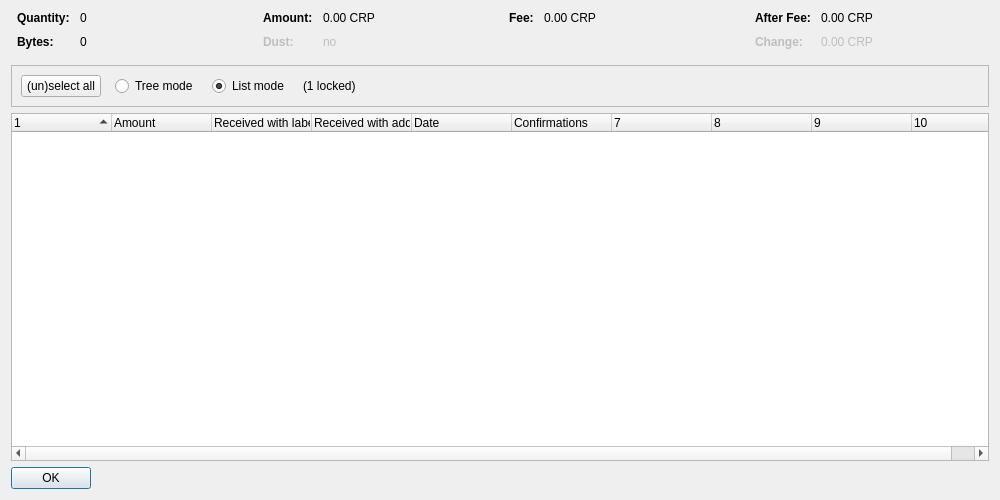
<?xml version="1.0" encoding="UTF-8"?>
<ui version="4.0">
 <class>CoinControlDialog</class>
 <widget class="QDialog" name="CoinControlDialog">
  <property name="geometry">
   <rect>
    <x>0</x>
    <y>0</y>
    <width>1000</width>
    <height>500</height>
   </rect>
  </property>
  <property name="windowTitle">
   <string>Coin Selection</string>
  </property>
  <layout class="QVBoxLayout" name="verticalLayout">
   <item>
    <layout class="QHBoxLayout" name="horizontalLayoutTop" stretch="0,0,0,0">
     <property name="topMargin">
      <number>0</number>
     </property>
     <property name="bottomMargin">
      <number>10</number>
     </property>
     <item>
      <layout class="QFormLayout" name="formLayoutCoinControl1">
       <property name="horizontalSpacing">
        <number>10</number>
       </property>
       <property name="verticalSpacing">
        <number>10</number>
       </property>
       <property name="leftMargin">
        <number>6</number>
       </property>
       <property name="rightMargin">
        <number>6</number>
       </property>
       <item row="0" column="0">
        <widget class="QLabel" name="labelCoinControlQuantityText">
         <property name="font">
          <font>
           <weight>75</weight>
           <bold>true</bold>
          </font>
         </property>
         <property name="text">
          <string>Quantity:</string>
         </property>
        </widget>
       </item>
       <item row="0" column="1">
        <widget class="QLabel" name="labelCoinControlQuantity">
         <property name="cursor">
          <cursorShape>IBeamCursor</cursorShape>
         </property>
         <property name="contextMenuPolicy">
          <enum>Qt::ActionsContextMenu</enum>
         </property>
         <property name="text">
          <string notr="true">0</string>
         </property>
         <property name="textInteractionFlags">
          <set>Qt::LinksAccessibleByMouse|Qt::TextSelectableByKeyboard|Qt::TextSelectableByMouse</set>
         </property>
        </widget>
       </item>
       <item row="1" column="0">
        <widget class="QLabel" name="labelCoinControlBytesText">
         <property name="font">
          <font>
           <weight>75</weight>
           <bold>true</bold>
          </font>
         </property>
         <property name="text">
          <string>Bytes:</string>
         </property>
        </widget>
       </item>
       <item row="1" column="1">
        <widget class="QLabel" name="labelCoinControlBytes">
         <property name="cursor">
          <cursorShape>IBeamCursor</cursorShape>
         </property>
         <property name="contextMenuPolicy">
          <enum>Qt::ActionsContextMenu</enum>
         </property>
         <property name="text">
          <string notr="true">0</string>
         </property>
         <property name="textInteractionFlags">
          <set>Qt::LinksAccessibleByMouse|Qt::TextSelectableByKeyboard|Qt::TextSelectableByMouse</set>
         </property>
        </widget>
       </item>
      </layout>
     </item>
     <item>
      <layout class="QFormLayout" name="formLayoutCoinControl2">
       <property name="horizontalSpacing">
        <number>10</number>
       </property>
       <property name="verticalSpacing">
        <number>10</number>
       </property>
       <property name="leftMargin">
        <number>6</number>
       </property>
       <property name="rightMargin">
        <number>6</number>
       </property>
       <item row="0" column="0">
        <widget class="QLabel" name="labelCoinControlAmountText">
         <property name="font">
          <font>
           <weight>75</weight>
           <bold>true</bold>
          </font>
         </property>
         <property name="text">
          <string>Amount:</string>
         </property>
        </widget>
       </item>
       <item row="0" column="1">
        <widget class="QLabel" name="labelCoinControlAmount">
         <property name="cursor">
          <cursorShape>IBeamCursor</cursorShape>
         </property>
         <property name="contextMenuPolicy">
          <enum>Qt::ActionsContextMenu</enum>
         </property>
         <property name="text">
          <string notr="true">0.00 CRP</string>
         </property>
         <property name="textInteractionFlags">
          <set>Qt::LinksAccessibleByMouse|Qt::TextSelectableByKeyboard|Qt::TextSelectableByMouse</set>
         </property>
        </widget>
       </item>
       <item row="1" column="0">
        <widget class="QLabel" name="labelCoinControlLowOutputText">
         <property name="enabled">
          <bool>false</bool>
         </property>
         <property name="font">
          <font>
           <weight>75</weight>
           <bold>true</bold>
          </font>
         </property>
         <property name="text">
          <string>Dust:</string>
         </property>
        </widget>
       </item>
       <item row="1" column="1">
        <widget class="QLabel" name="labelCoinControlLowOutput">
         <property name="enabled">
          <bool>false</bool>
         </property>
         <property name="cursor">
          <cursorShape>IBeamCursor</cursorShape>
         </property>
         <property name="contextMenuPolicy">
          <enum>Qt::ActionsContextMenu</enum>
         </property>
         <property name="text">
          <string notr="true">no</string>
         </property>
         <property name="textInteractionFlags">
          <set>Qt::LinksAccessibleByMouse|Qt::TextSelectableByKeyboard|Qt::TextSelectableByMouse</set>
         </property>
        </widget>
       </item>
      </layout>
     </item>
     <item>
      <layout class="QFormLayout" name="formLayoutCoinControl3">
       <property name="horizontalSpacing">
        <number>10</number>
       </property>
       <property name="verticalSpacing">
        <number>10</number>
       </property>
       <property name="leftMargin">
        <number>6</number>
       </property>
       <property name="rightMargin">
        <number>6</number>
       </property>
       <item row="0" column="0">
        <widget class="QLabel" name="labelCoinControlFeeText">
         <property name="font">
          <font>
           <weight>75</weight>
           <bold>true</bold>
          </font>
         </property>
         <property name="text">
          <string>Fee:</string>
         </property>
        </widget>
       </item>
       <item row="0" column="1">
        <widget class="QLabel" name="labelCoinControlFee">
         <property name="cursor">
          <cursorShape>IBeamCursor</cursorShape>
         </property>
         <property name="contextMenuPolicy">
          <enum>Qt::ActionsContextMenu</enum>
         </property>
         <property name="text">
          <string notr="true">0.00 CRP</string>
         </property>
         <property name="textInteractionFlags">
          <set>Qt::LinksAccessibleByMouse|Qt::TextSelectableByKeyboard|Qt::TextSelectableByMouse</set>
         </property>
        </widget>
       </item>
      </layout>
     </item>
     <item>
      <layout class="QFormLayout" name="formLayoutCoinControl4">
       <property name="horizontalSpacing">
        <number>10</number>
       </property>
       <property name="verticalSpacing">
        <number>10</number>
       </property>
       <property name="leftMargin">
        <number>6</number>
       </property>
       <property name="rightMargin">
        <number>6</number>
       </property>
       <item row="0" column="0">
        <widget class="QLabel" name="labelCoinControlAfterFeeText">
         <property name="font">
          <font>
           <weight>75</weight>
           <bold>true</bold>
          </font>
         </property>
         <property name="text">
          <string>After Fee:</string>
         </property>
        </widget>
       </item>
       <item row="0" column="1">
        <widget class="QLabel" name="labelCoinControlAfterFee">
         <property name="cursor">
          <cursorShape>IBeamCursor</cursorShape>
         </property>
         <property name="contextMenuPolicy">
          <enum>Qt::ActionsContextMenu</enum>
         </property>
         <property name="text">
          <string notr="true">0.00 CRP</string>
         </property>
         <property name="textInteractionFlags">
          <set>Qt::LinksAccessibleByMouse|Qt::TextSelectableByKeyboard|Qt::TextSelectableByMouse</set>
         </property>
        </widget>
       </item>
       <item row="1" column="0">
        <widget class="QLabel" name="labelCoinControlChangeText">
         <property name="enabled">
          <bool>false</bool>
         </property>
         <property name="font">
          <font>
           <weight>75</weight>
           <bold>true</bold>
          </font>
         </property>
         <property name="text">
          <string>Change:</string>
         </property>
        </widget>
       </item>
       <item row="1" column="1">
        <widget class="QLabel" name="labelCoinControlChange">
         <property name="enabled">
          <bool>false</bool>
         </property>
         <property name="cursor">
          <cursorShape>IBeamCursor</cursorShape>
         </property>
         <property name="contextMenuPolicy">
          <enum>Qt::ActionsContextMenu</enum>
         </property>
         <property name="text">
          <string notr="true">0.00 CRP</string>
         </property>
         <property name="textInteractionFlags">
          <set>Qt::LinksAccessibleByMouse|Qt::TextSelectableByKeyboard|Qt::TextSelectableByMouse</set>
         </property>
        </widget>
       </item>
      </layout>
     </item>
    </layout>
   </item>
   <item>
    <widget class="QFrame" name="frame">
     <property name="minimumSize">
      <size>
       <width>0</width>
       <height>40</height>
      </size>
     </property>
     <property name="frameShape">
      <enum>QFrame::StyledPanel</enum>
     </property>
     <property name="frameShadow">
      <enum>QFrame::Sunken</enum>
     </property>
     <layout class="QHBoxLayout" name="horizontalLayout">
      <item>
       <layout class="QHBoxLayout" name="horizontalLayoutPanel" stretch="0,0,0,0,0">
        <property name="spacing">
         <number>14</number>
        </property>
        <item>
         <widget class="QPushButton" name="pushButtonSelectAll">
          <property name="sizePolicy">
           <sizepolicy hsizetype="Maximum" vsizetype="Fixed">
            <horstretch>0</horstretch>
            <verstretch>0</verstretch>
           </sizepolicy>
          </property>
          <property name="text">
           <string>(un)select all</string>
          </property>
          <property name="autoDefault">
           <bool>false</bool>
          </property>
         </widget>
        </item>
        <item>
         <widget class="QRadioButton" name="radioTreeMode">
          <property name="sizePolicy">
           <sizepolicy hsizetype="Maximum" vsizetype="Fixed">
            <horstretch>0</horstretch>
            <verstretch>0</verstretch>
           </sizepolicy>
          </property>
          <property name="text">
           <string>Tree mode</string>
          </property>
         </widget>
        </item>
        <item>
         <widget class="QRadioButton" name="radioListMode">
          <property name="sizePolicy">
           <sizepolicy hsizetype="Maximum" vsizetype="Fixed">
            <horstretch>0</horstretch>
            <verstretch>0</verstretch>
           </sizepolicy>
          </property>
          <property name="text">
           <string>List mode</string>
          </property>
          <property name="checked">
           <bool>true</bool>
          </property>
         </widget>
        </item>
        <item>
         <widget class="QLabel" name="labelLocked">
          <property name="text">
           <string notr="true">(1 locked)</string>
          </property>
         </widget>
        </item>
        <item>
         <spacer name="horizontalSpacer">
          <property name="orientation">
           <enum>Qt::Horizontal</enum>
          </property>
          <property name="sizeHint" stdset="0">
           <size>
            <width>40</width>
            <height>20</height>
           </size>
          </property>
         </spacer>
        </item>
       </layout>
      </item>
     </layout>
    </widget>
   </item>
   <item>
    <widget class="CoinControlTreeWidget" name="treeWidget">
     <property name="contextMenuPolicy">
      <enum>Qt::CustomContextMenu</enum>
     </property>
     <property name="sortingEnabled">
      <bool>false</bool>
     </property>
     <property name="columnCount">
      <number>10</number>
     </property>
     <attribute name="headerShowSortIndicator" stdset="0">
      <bool>true</bool>
     </attribute>
     <attribute name="headerStretchLastSection">
      <bool>false</bool>
     </attribute>
     <column>
      <property name="text">
       <string/>
      </property>
     </column>
     <column>
      <property name="text">
       <string>Amount</string>
      </property>
     </column>
     <column>
      <property name="text">
       <string>Received with label</string>
      </property>
     </column>
     <column>
      <property name="text">
       <string>Received with address</string>
      </property>
     </column>
     <column>
      <property name="text">
       <string>Date</string>
      </property>
     </column>
     <column>
      <property name="text">
       <string>Confirmations</string>
      </property>
      <property name="toolTip">
       <string>Confirmed</string>
      </property>
     </column>
     <column>
      <property name="text">
       <string/>
      </property>
     </column>
     <column>
      <property name="text">
       <string/>
      </property>
     </column>
     <column>
      <property name="text">
       <string/>
      </property>
     </column>
     <column>
      <property name="text">
       <string/>
      </property>
     </column>
    </widget>
   </item>
   <item>
    <widget class="QDialogButtonBox" name="buttonBox">
     <property name="sizePolicy">
      <sizepolicy hsizetype="Maximum" vsizetype="Fixed">
       <horstretch>0</horstretch>
       <verstretch>0</verstretch>
      </sizepolicy>
     </property>
     <property name="orientation">
      <enum>Qt::Horizontal</enum>
     </property>
     <property name="standardButtons">
      <set>QDialogButtonBox::Ok</set>
     </property>
    </widget>
   </item>
  </layout>
 </widget>
 <customwidgets>
  <customwidget>
   <class>CoinControlTreeWidget</class>
   <extends>QTreeWidget</extends>
   <header>qt/coincontroltreewidget.h</header>
  </customwidget>
 </customwidgets>
 <resources/>
 <connections/>
</ui>
